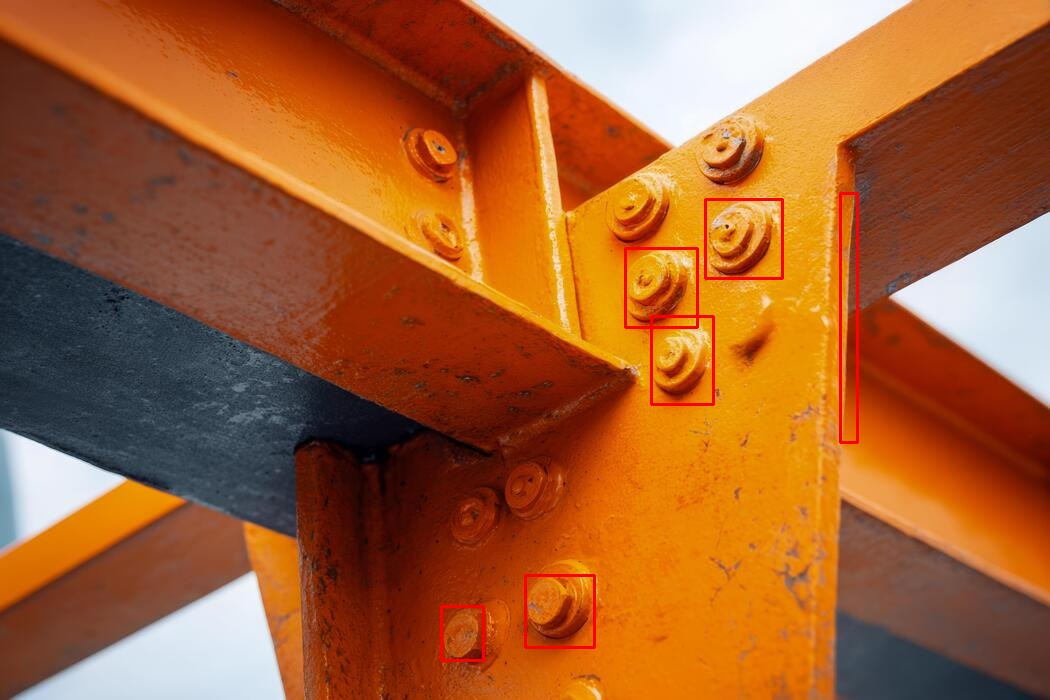
#> input picture fixed_Orange1_v6.jpg, 1050 x 700 px, given in place of field_01.jpg, which was not available
$ python audit_stage4_metrics.py   (older library calls are emulated)
#> lines starting #> are read from the running program, lines starting #| are printed output that depends on the picture; after the words box and inside, x2 and y2 are one past the last pixel; in counts of white or black regions, pixels touching at a corner belong together
### vision/inspection.py
import cv2
import numpy as np


# [52 lines left out: function merge_overlapping_boxes, not called in this run]


def compute_foreground_roi_mask(img, output_roi_path=None):
    """Computes a classical OpenCV foreground ROI mask based on structural edges,

    texture variance (high Laplacian variance outside Canny contours to capture valid rust on lower pipe shafts),
    and morphological grouping. Safeguards against ROI wipeout (ensures adequate coverage).
    """
    height, width = img.shape[:2]
    total_pixels = height * width

    gray = cv2.cvtColor(img, cv2.COLOR_BGR2GRAY)
    blurred = cv2.GaussianBlur(gray, (5, 5), 0)

    # Canny edge detection for structural equipment/pipe edges
    edges = cv2.Canny(blurred, 40, 140)

    # Local texture variance / Laplacian gradient magnitude to capture textured rust/equipment outside Canny edges
    lap = cv2.Laplacian(gray, cv2.CV_32F)
    grad_mag = cv2.convertScaleAbs(lap)
    grad_norm = cv2.normalize(grad_mag, None, 0, 255, cv2.NORM_MINMAX)
    texture_roi = (grad_norm > 8).astype(np.uint8) * 255

    combined_edges = cv2.bitwise_or(edges, texture_roi)

    # Morphological operations to group structural edges into solid foreground equipment regions
    close_kernel = cv2.getStructuringElement(cv2.MORPH_RECT, (13, 13))
    dilate_kernel = cv2.getStructuringElement(cv2.MORPH_RECT, (9, 9))

    closed = cv2.morphologyEx(combined_edges, cv2.MORPH_CLOSE, close_kernel)
    dilated = cv2.dilate(closed, dilate_kernel, iterations=2)

    # Find external contours using cv2.RETR_EXTERNAL
    contours, _ = cv2.findContours(dilated, cv2.RETR_EXTERNAL, cv2.CHAIN_APPROX_SIMPLE)

    roi_mask = np.zeros((height, width), dtype=np.uint8)
    min_roi_area = int(total_pixels * 0.0005)

    roi_components_total = 0
    roi_rejection_audit = []

    for cnt in contours:
        area = cv2.contourArea(cnt)
        if area < min_roi_area:
            continue

        x, y, w, h = cv2.boundingRect(cnt)
        roi_components_total += 1

        is_frame_spanning = (
            (w >= 0.90 * width and h >= 0.90 * height) or
            (area > 0.80 * total_pixels)
        )
        if is_frame_spanning:
            continue

        cv2.drawContours(roi_mask, [cnt], -1, 255, -1)

    # Safeguard against ROI wipeout: if ROI coverage < 20%, fallback to full frame or dilated mask
    if np.sum(roi_mask > 0) < int(total_pixels * 0.20):
        roi_mask.fill(255)

    if output_roi_path is not None:
        cv2.imwrite(output_roi_path, roi_mask)

    return roi_mask, roi_components_total, roi_rejection_audit


def inspect_corrosion(image_path_or_array, output_annotated_path=None, output_roi_path=None, use_roi=True):
    """Inspects an industrial image for corrosion (rust/staining) using classical OpenCV,

    with optional classical foreground pipe/equipment ROI segmentation and extent filtering.

    Thresholds for recommendation:
    - PASS: corrosion_percentage < 2.0%
    - WARNING: 2.0% <= corrosion_percentage < 10.0%
    - CRITICAL: corrosion_percentage >= 10.0%

    Returns:
        dict containing image dimensions, pixel count, percentage, region count,
        bounding boxes, and recommendation, along with diagnostic mask metrics and ROI audit.
    """
    if isinstance(image_path_or_array, str):
        img = cv2.imread(image_path_or_array)
        if img is None:
            raise FileNotFoundError(f"Could not load image from {image_path_or_array}")
    else:
        img = image_path_or_array.copy()

    height, width = img.shape[:2]
    total_pixels = height * width

    # Step 1: Compute foreground ROI mask if enabled
    roi_components_total = 0
    roi_rejection_audit = []
    if use_roi:
        roi_mask, roi_components_total, roi_rejection_audit = compute_foreground_roi_mask(img, output_roi_path=output_roi_path)
    else:
        roi_mask = np.full((height, width), 255, dtype=np.uint8)

    foreground_roi_pixels = int(np.sum(roi_mask > 0))
    foreground_roi_coverage_percentage = (foreground_roi_pixels / total_pixels) * 100.0

    # Step 2: Apply gentle Gaussian blur to reduce high-frequency texture noise
    blurred = cv2.GaussianBlur(img, (5, 5), 0)

    # Convert to HSV color space for robust color segmentation of rust/orange-brown tones
    hsv = cv2.cvtColor(blurred, cv2.COLOR_BGR2HSV)

    # Define refined color range for rust / corrosion in HSV with high-chroma recall
    lower_rust = np.array([4, 50, 45], dtype=np.uint8)
    upper_rust = np.array([25, 255, 255], dtype=np.uint8)
    raw_hsv_mask = cv2.inRange(hsv, lower_rust, upper_rust)

    # High-chroma iron-oxide rust recall (H: [4..25], S >= 95, V >= 45 or a* >= 134)
    high_chroma_rust = (
        ((hsv[:, :, 0] >= 4) & (hsv[:, :, 0] <= 25) & (hsv[:, :, 1] >= 95) & (hsv[:, :, 2] >= 45)) |
        (a_channel >= 134) | (b_channel >= 138)
    ).astype(np.uint8) * 255

    # Rejection filters for damp concrete, beige plaster, and smooth yellow plastic hoses
    is_damp_concrete = (b_channel < 127) | ((a_channel < 127) & (b_channel - a_channel < 8)) | (s < 52)
    is_beige_plaster = (hsv[:, :, 2] > 175) & (hsv[:, :, 1] < 85)
    is_yellow_hose = (hsv[:, :, 0] >= 21) & (hsv[:, :, 0] <= 35) & (local_var < 150)

    # If surface material is Concrete, suppress rust unless exposed rebar (a* >= 136, S >= 75)
    surface_str = str(kwargs.get("surface", "bare_or_painted_metal") or "").lower()
    is_concrete_surface = ("concrete" in surface_str) or ("brick_concrete_wood" in surface_str)
    exposed_rebar = (a_channel >= 136) & (hsv[:, :, 1] >= 75)

    dark_brown_rust_mask = (
        (grad_mag > 3) & (a_channel > 126) & (b_channel > 130) &
        (hsv[:, :, 2] >= 30) & (hsv[:, :, 2] <= 130)
    ).astype(np.uint8) * 255

    oxidized_crust_mask = (
        (local_var >= 70.0) & (local_sharpness >= 5.0) &
        (hsv[:, :, 1] >= 20) &
        (a_channel >= 122) & (b_channel >= 125) &
        (hsv[:, :, 2] >= 20) & (hsv[:, :, 2] <= 140)
    ).astype(np.uint8) * 255

    specular_glare_rust_mask = (
        (grad_mag > 6) & ((a_channel > 130) | (b_channel > 135)) & (hsv[:, :, 2] > 180)
    ).astype(np.uint8) * 255

    raw_hsv_mask = cv2.bitwise_or(raw_hsv_mask, high_chroma_rust)
    raw_hsv_mask = cv2.bitwise_or(raw_hsv_mask, dark_brown_rust_mask)
    raw_hsv_mask = cv2.bitwise_or(raw_hsv_mask, oxidized_crust_mask)
    raw_hsv_mask = cv2.bitwise_or(raw_hsv_mask, specular_glare_rust_mask)

    rejection_mask = (is_damp_concrete | is_beige_plaster | is_yellow_hose)
    if is_concrete_surface:
        rejection_mask = rejection_mask & ~exposed_rebar
    raw_hsv_mask[rejection_mask] = 0

    # Stronger bokeh / out-of-focus background rejection
    sharp_thresh = np.percentile(local_sharpness[local_sharpness > 0], 40) if np.any(local_sharpness > 0) else 4.0
    blurry_bg = (local_sharpness < sharp_thresh) & (local_var < 50.0)
    raw_hsv_mask[blurry_bg] = 0

    has_macro_bokeh = (
        float(np.mean(local_sharpness < 4.5)) > 0.15 and
        float(np.mean(local_sharpness >= 10.0)) > 0.15
    )
    if has_macro_bokeh:
        raw_hsv_mask[(local_sharpness < 6.0) | (local_var < 60.0)] = 0

    raw_hsv_mask_pixels = int(np.sum(raw_hsv_mask > 0))
    raw_hsv_mask_percentage = (raw_hsv_mask_pixels / total_pixels) * 100.0

    # Step 3: Restrict corrosion detection using foreground ROI mask
    restricted_hsv_mask = cv2.bitwise_and(raw_hsv_mask, roi_mask)
    restricted_mask_pixels = int(np.sum(restricted_hsv_mask > 0))
    restricted_mask_percentage = (restricted_mask_pixels / total_pixels) * 100.0

    # Step 4: Morphological operations on restricted mask to clean noise and bridge fragmented corrosion spots
    open_kernel = cv2.getStructuringElement(cv2.MORPH_RECT, (5, 5))
    close_kernel = cv2.getStructuringElement(cv2.MORPH_RECT, (7, 7))

    mask = cv2.morphologyEx(restricted_hsv_mask, cv2.MORPH_OPEN, open_kernel)
    mask = cv2.morphologyEx(mask, cv2.MORPH_CLOSE, close_kernel)
    post_morph_pixels = int(np.sum(mask > 0))
    post_morph_mask_percentage = (post_morph_pixels / total_pixels) * 100.0

    # Step 5: Contour analysis to find distinct corrosion regions and filter tiny false-positive noise
    contours, _ = cv2.findContours(mask, cv2.RETR_EXTERNAL, cv2.CHAIN_APPROX_SIMPLE)

    # Dynamic minimum contour area based on image dimensions to suppress tiny background artifacts
    min_contour_area = max(100, int(total_pixels * 0.0002))

    valid_contours = []
    filtered_mask = np.zeros_like(mask)
    rejection_audit = []

    for cnt in contours:
        area = cv2.contourArea(cnt)
        if area < min_contour_area:
            rejection_audit.append({"reason": "Below min_contour_area", "area": area})
            continue

        x, y, w, h = cv2.boundingRect(cnt)

        # REJECTION RULE: Reject giant frame-spanning or near-frame-spanning contours (>82% box area or >70% contour area).
        box_area = w * h
        is_frame_spanning = (
            (w >= 0.85 * width and h >= 0.85 * height) or
            (box_area > 0.82 * total_pixels) or
            (area > 0.70 * total_pixels)
        )
        if is_frame_spanning:
            rejection_audit.append({"reason": "Frame-spanning giant contour", "area": area, "box": (x, y, w, h)})
            continue

        valid_contours.append(cnt)
        cv2.drawContours(filtered_mask, [cnt], -1, 255, -1)

    # Recalculate corrosion pixels and percentage based on valid filtered regions
    corrosion_pixels = int(np.sum(filtered_mask > 0))
    corrosion_percentage = (
        (corrosion_pixels / total_pixels) * 100.0 if total_pixels > 0 else 0.0
    )

    raw_bounding_boxes = []
    for cnt in valid_contours:
        x, y, w, h = cv2.boundingRect(cnt)
        raw_bounding_boxes.append((int(x), int(y), int(w), int(h)))

    bounding_boxes = merge_overlapping_boxes(raw_bounding_boxes, max_box_area=0.82 * total_pixels)
    bounding_boxes = [b for b in bounding_boxes if (b[2] * b[3]) <= 0.82 * total_pixels]
    annotated_img = img.copy()

    for (x, y, w, h) in bounding_boxes:
        cv2.rectangle(annotated_img, (x, y), (x + w, y + h), (0, 0, 255), 2)

    region_count = len(bounding_boxes)

    # Determine recommendation based on documented thresholds
    if corrosion_percentage < 2.0:
        recommendation = "PASS"
    elif corrosion_percentage < 10.0:
        recommendation = "WARNING"
    else:
        recommendation = "CRITICAL"

    if output_annotated_path is not None:
        cv2.imwrite(output_annotated_path, annotated_img)

    return {
        "dimensions": {"width": width, "height": height},
        "total_pixels": total_pixels,
        "raw_hsv_mask_percentage": round(raw_hsv_mask_percentage, 2),
        "foreground_roi_coverage_percentage": round(foreground_roi_coverage_percentage, 2),
        "restricted_mask_percentage": round(restricted_mask_percentage, 2),
        "post_morph_mask_percentage": round(post_morph_mask_percentage, 2),
        "corrosion_pixel_count": corrosion_pixels,
        "corrosion_percentage": round(corrosion_percentage, 2),
        "region_count": region_count,
        "bounding_boxes": bounding_boxes,
        "recommendation": recommendation,
        "roi_components_total": roi_components_total,
        "roi_rejection_audit": roi_rejection_audit,
        "rejection_audit": rejection_audit,
    }

### tools/audit_stage4_metrics.py
import os
import cv2
import numpy as np
from vision.corrosion_detector import inspect_corrosion
from vision.crack_detector import CrackDetector
from vision.surface_defect_detector import SurfaceDefectDetector
from vision.leakage_detector import LeakageDetector
from vision.insulation_detector import InsulationDetector

# [15 lines left out: function calc_metrics, not called in this run]

def main():
    print("=== STAGE 4 AUDIT VERIFICATION SCRIPT ===")

    # Batch 1 Corrosion
    b1_items = [
        ("field_01.jpg", True), ("field_02.jpg", True), ("field_03.jpg", True),
        ("field_04.jpg", True), ("field_05.jpg", True), ("field_06.jpg", False),
        ("field_07.jpg", False), ("field_08.jpg", False), ("field_09.jpg", False),
        ("field_10.jpg", False)
    ]
    tp1, fp1, tn1, fn1 = 0, 0, 0, 0
    for fname, gt in b1_items:
        img = cv2.imread(os.path.join("data/field_validation", fname))
#> img is the input picture: shape (700, 1050, 3); mean B, G, R 49.9, 96, 164
        rep = inspect_corrosion(img)
#> in compute_foreground_roi_mask, `edges = cv2.Canny(blurred, 40, 140)`:
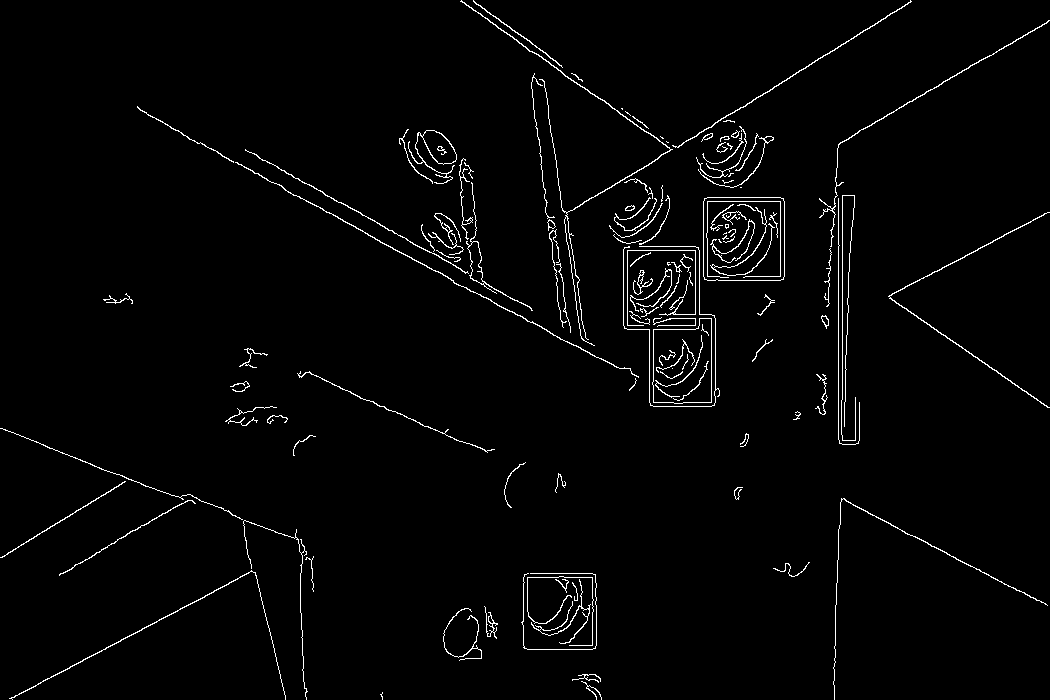
#> edges: shape (700, 1050); 2.1% white in thin lines or dots
#> in compute_foreground_roi_mask, `lap = cv2.Laplacian(gray, cv2.CV_32F)`:
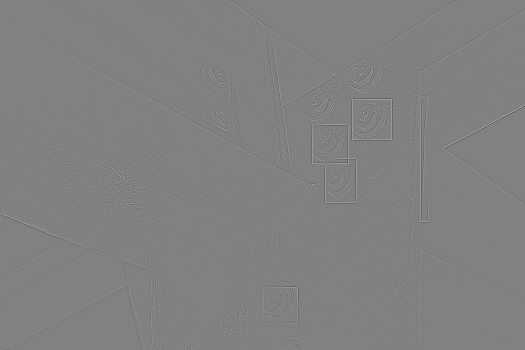
#> lap: shape (700, 1050) float32 (shown at 1/2 size); min -247, max 241, mean 0; drawn with min black and max white
#> in compute_foreground_roi_mask, `dilated = cv2.dilate(closed, dilate_kernel, iterations=2)`:
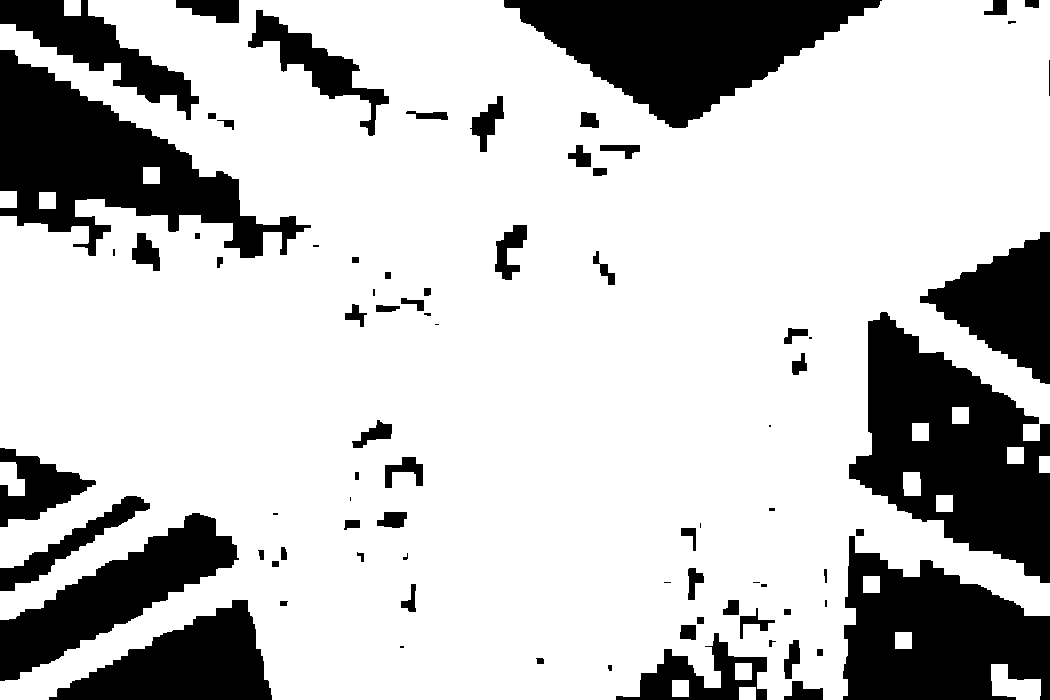
#> dilated: shape (700, 1050); 76.4% white; 81 black regions (18 under 20 px)
#> in compute_foreground_roi_mask, `contours, _ = cv2.findContours(dilated, cv2.RETR_EXTERNAL, cv2.CHAIN_A..`: contours = 18 contours; largest, box (x1, y1, x2, y2) and area: (0, 0, 1050, 700) 565155, (991, 664, 1041, 700) 1106, (0, 462, 25, 496) 568, (903, 472, 921, 496) 378, (912, 423, 929, 441) 272
#> the loop in compute_foreground_roi_mask, `for cnt in contours:` made 18 passes
#> (cnt, area) on passes 1, 2, 4, 5, 6, 7, 10: ([[739, 687], [739, 699], [755, 699], [755, 687]], 192), ([[672, 680], [672, 696], [688, 696], [688, 680]], 256), ([[735, 663], [735, 679], [751, 679], [751, 663]], 256), ([[895, 632], [895, 648], [911, 648], [911, 632]], 256), ([[863, 576], [863, 592], [879, 592], [879, 576]], 256), ([[936, 495], [936, 511], [952, 511], [952, 495]], 256), ([[1039, 456], [1039, 472], [1049, 472], [1049, 456]], 160)
#> after the loop in compute_foreground_roi_mask, `for cnt in contours:`:
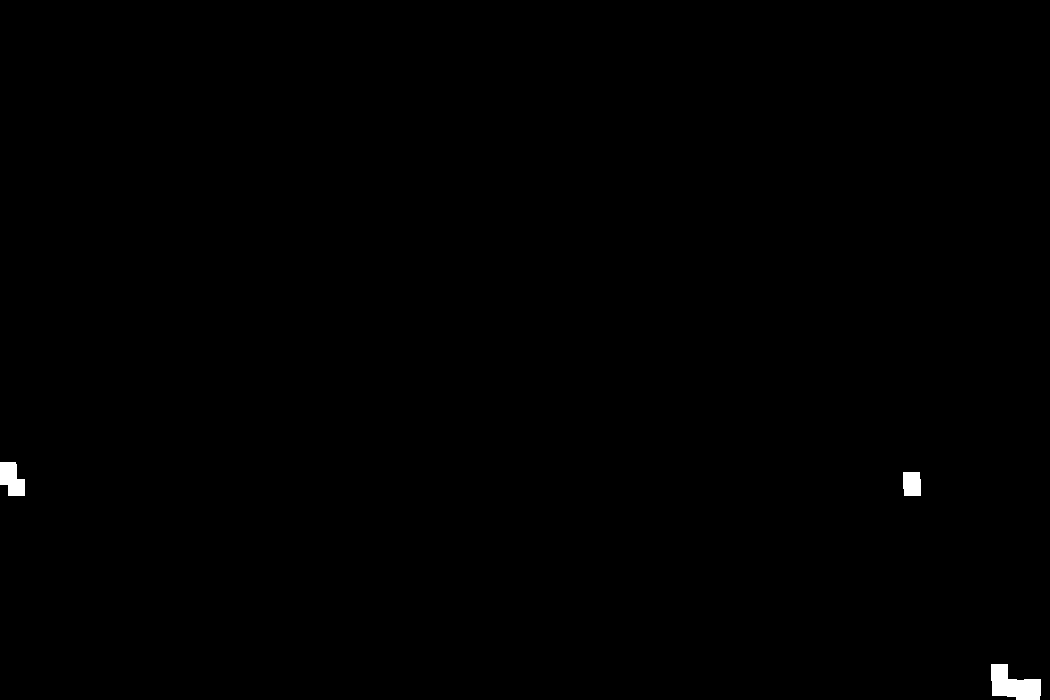
#> roi_mask: shape (700, 1050); 0.3% white; 3 white regions, box (x1, y1, x2, y2) and area: (991, 664, 1041, 700) 1188, (0, 462, 25, 496) 624, (903, 472, 921, 496) 418
#> after the loop in compute_foreground_roi_mask, `for cnt in contours:`: roi_components_total = 4
#> in inspect_corrosion, `roi_mask, roi_components_total, roi_rejection_audit = compute_foregrou..`: roi_rejection_audit = []
#> in inspect_corrosion, `foreground_roi_pixels = int(np.sum(roi_mask > 0))`: foreground_roi_pixels = 735000
#> in inspect_corrosion, `foreground_roi_coverage_percentage = (foreground_roi_pixels / total_pi..`: foreground_roi_coverage_percentage = 100
#> in inspect_corrosion, `raw_hsv_mask = cv2.inRange(hsv, lower_rust, upper_rust)`:
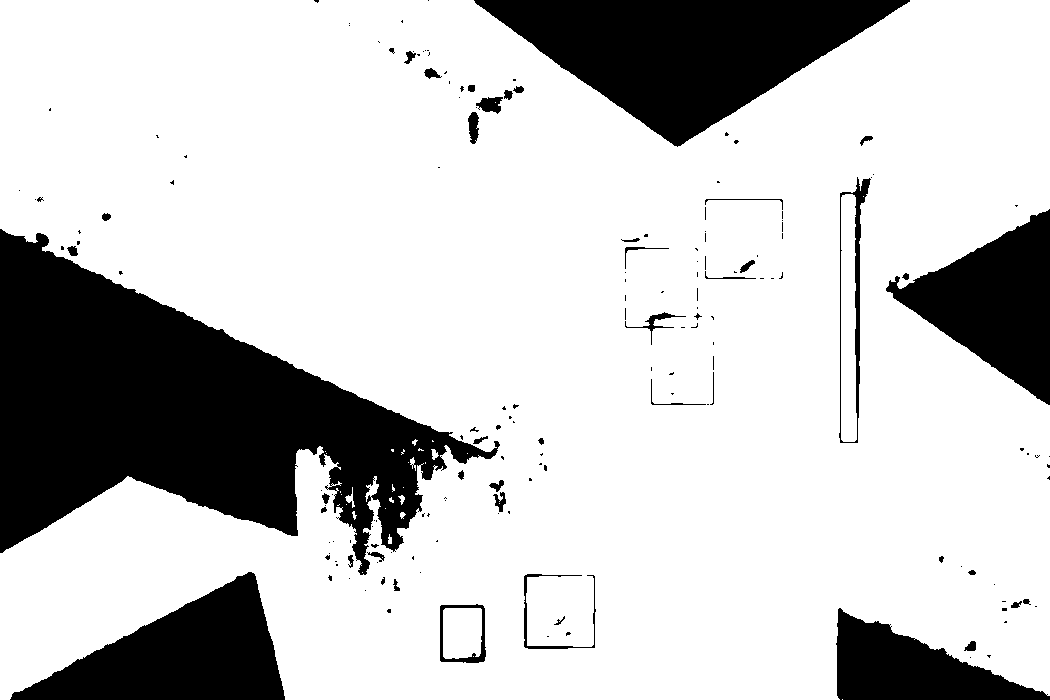
#> raw_hsv_mask: shape (700, 1050); 77.9% white; 172 black regions (125 under 20 px), largest, box (x1, y1, x2, y2) and area: (0, 229, 500, 575) 78731, (474, 0, 910, 147) 32696, (10, 572, 285, 700) 18444
        pred = float(rep.get("corrosion_percentage", 0.0)) >= 2.0
        if gt and pred: tp1 += 1
        elif gt and not pred: fn1 += 1
        elif not gt and pred: fp1 += 1
        elif not gt and not pred: tn1 += 1

    # Batch 3 Corrosion
    b3_items = [
        ("batch3_01_pipe_sun.jpg", True), ("batch3_02_pipe_shade.jpg", True),
        ("batch3_03_flange_angle.jpg", True), ("batch3_04_joint_cloudy.jpg", True),
        ("batch3_05_thin_corr.jpg", True), ("batch3_06_clean_gray.jpg", False),
        ("batch3_07_clean_wood.jpg", False), ("batch3_08_clean_crack.jpg", False),
        ("batch3_09_clean_wall.jpg", False), ("batch3_10_clean_orange.jpg", False)
    ]
    tp3, fp3, tn3, fn3 = 0, 0, 0, 0
    for fname, gt in b3_items:
        img = cv2.imread(os.path.join("data/field_validation/batch3", fname))
        rep = inspect_corrosion(img)
        pred = float(rep.get("corrosion_percentage", 0.0)) >= 2.0
        if gt and pred: tp3 += 1
        elif gt and not pred: fn3 += 1
        elif not gt and pred: fp3 += 1
        elif not gt and not pred: tn3 += 1

    # Combined 20-image Corrosion
    tpc, fpc, tnc, fnc = tp1 + tp3, fp1 + fp3, tn1 + tn3, fn1 + fn3

    print("Batch 1 Corrosion Metrics:", calc_metrics(tp1, fp1, tn1, fn1))
    print("Batch 3 Corrosion Metrics:", calc_metrics(tp3, fp3, tn3, fn3))
    print("Combined 20-Image Corrosion Metrics:", calc_metrics(tpc, fpc, tnc, fnc))

    # Batch 2 Multi-Hazard
    b2_items = [
        ("batch2_01_crack.jpg", "crack", True), ("batch2_02_crack.jpg", "crack", True), ("batch2_03_crack.jpg", "crack", False),
        ("batch2_04_coating.jpg", "surface_defect", True), ("batch2_05_coating.jpg", "surface_defect", True), ("batch2_06_coating.jpg", "surface_defect", False),
        ("batch2_07_leakage.jpg", "leakage", True), ("batch2_08_leakage.jpg", "leakage", False),
        ("batch2_09_insulation.jpg", "insulation", True), ("batch2_10_insulation.jpg", "insulation", False)
    ]
    detectors = {
        "crack": CrackDetector(),
        "surface_defect": SurfaceDefectDetector(),
        "leakage": LeakageDetector(),
        "insulation": InsulationDetector()
    }
    b2_counts = {cat: {"tp": 0, "fp": 0, "tn": 0, "fn": 0} for cat in detectors}
    for fname, cat, gt in b2_items:
        img = cv2.imread(os.path.join("data/field_validation/batch2", fname))
        res = detectors[cat].detect(img)
        pred = len(res.get("findings", [])) > 0
        if gt and pred: b2_counts[cat]["tp"] += 1
        elif gt and not pred: b2_counts[cat]["fn"] += 1
        elif not gt and pred: b2_counts[cat]["fp"] += 1
        elif not gt and not pred: b2_counts[cat]["tn"] += 1

    for cat, counts in b2_counts.items():
        print(f"Batch 2 [{cat}] Metrics:", calc_metrics(counts["tp"], counts["fp"], counts["tn"], counts["fn"]))

if __name__ == "__main__":
#> (the run stopped early here; a loop or call above may not have finished)
